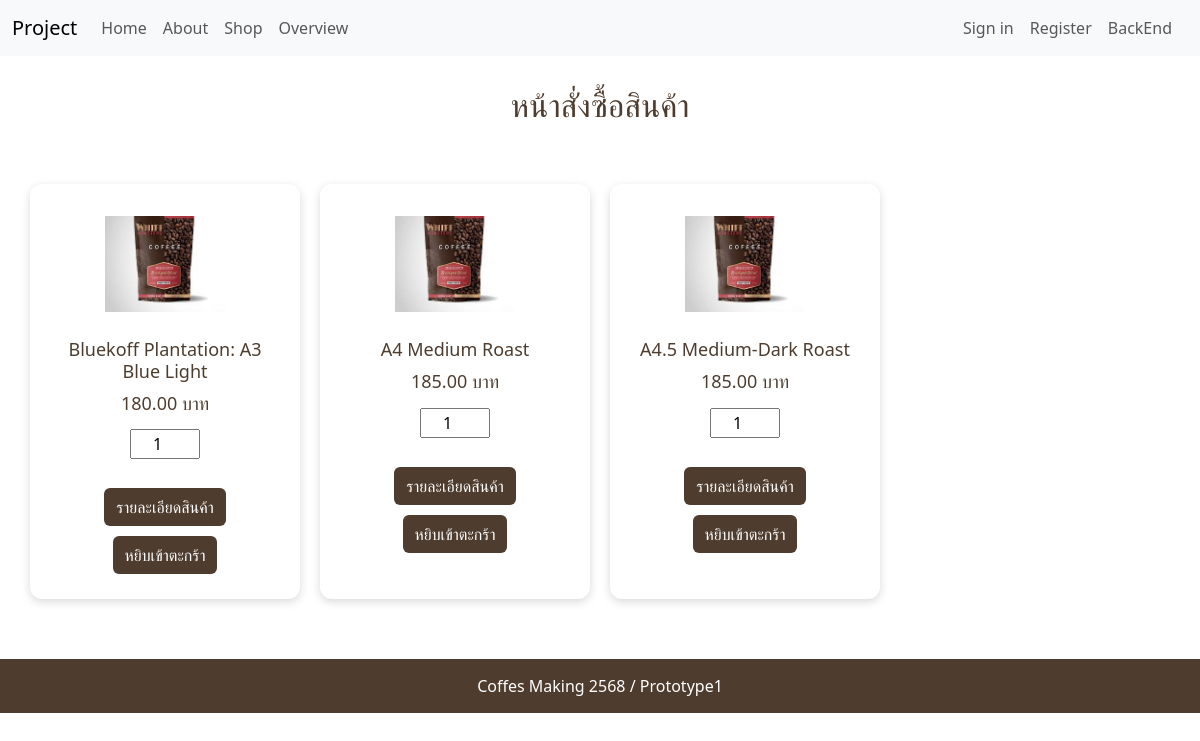
Page /frontend/shop.php on the earlier database version.
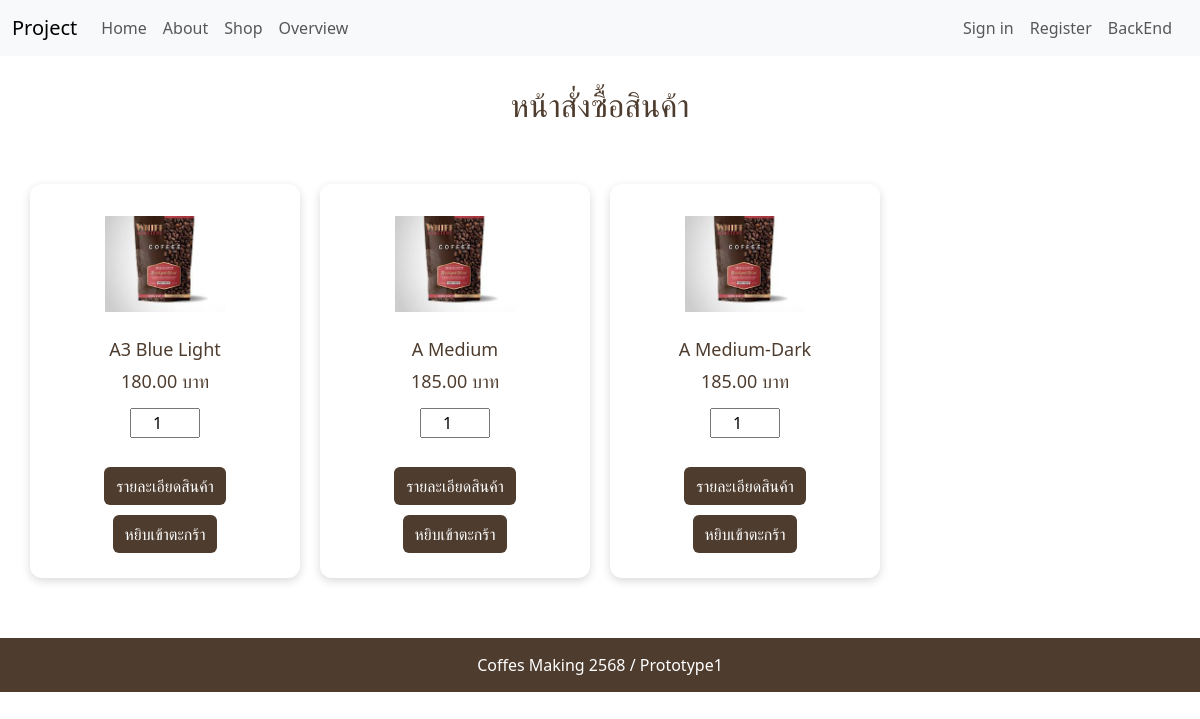
Same page on the later database version.
### tables this page shows
CREATE TABLE `inventory` (
  `id` int(5) NOT NULL,
  `name` varchar(50) NOT NULL,
  `description` varchar(255) NOT NULL,
  `typ_id` int(5) NOT NULL,
  `cate_id` int(5) NOT NULL,
  `location_id` int(5) NOT NULL,
  `uid` int(5) NOT NULL,
  `num` int(5) NOT NULL,
  `buy` decimal(10,2) NOT NULL,
  `sale` decimal(10,2) NOT NULL,
  `cp` int(5) NOT NULL,
  `status` int(1) NOT NULL DEFAULT 1
);

### config/class.connect.php (called while the page is built, shortened)
<?php
class connect
{
    function conn()
    {
        $host = 'localhost';
        $dbname = 'coffees';
        $user = 'root';
        $pass = '';
        $conn = new PDO ("mysql:host=$host;dbname=$dbname","$user","$pass");
        $conn->exec("set names utf8");
        return $conn;
    }
    function query($sql)
    {
        $conn = $this->conn();
        $res = $conn->prepare($sql);
        $res->execute();
        return $res;
    }
}
?>

### frontend/shop.php (the view, shortened to what this page needs)
<?php
require_once '../config/class.connect.php';
?>
<!DOCTYPE html>
<html lang="th">
<head>
<link href="https://cdn.jsdelivr.net/npm/bootstrap@5.3.3/dist/css/bootstrap.min.css" rel="stylesheet">
<link rel="stylesheet" href="../css/shop.css">
</head>
<body>
<?php include 'menu.php'; ?>
<center>
    <h2 class="shop-title">หน้าสั่งซื้อสินค้า</h2>
</center>
<div class="card-container">
<?php
$conn = new connect();
$sql = "select *
        from inventory
        where inventory.typ_id = 3
        and inventory.status = 1";
$res = $conn->query($sql);
while ($cdr = $res->fetch())
{
?>
<div class="product-card">
    <img src="../img/images.jpg" class="product-image">
    <h6>
        <?php echo $cdr['name']; ?>
    </h6>
    <h5>
        <?php echo number_format($cdr['sale'],2); ?> บาท
    </h5>
    <input type="number"
           name="quantity"
           min="1"
           value="1"
           class="quantity">
    <br>
    <br>
    <input type="button"
           value="รายละเอียดสินค้า"
           onclick='window.open("index.php?option=det&task=def&id=<?php echo $cdr["id"]; ?>","_self")'>
    <input type="button"
           value="หยิบเข้าตะกร้า"
           onclick='window.open("index.php?option=shope&task=def&id=<?php echo $cdr["id"]; ?>","_self")'>
</div>
<?php
}
?>
</div>
<div class="footer">
    Coffes Making 2568 / Prototype1
</div>
</body>
</html>
</body>
</html>

### frontend/menu.php (shortened to what this page needs)
<nav class="navbar navbar-expand-lg bg-body-tertiary">
    <div class="container-fluid">
        <a class="navbar-brand" href="home.php">Project</a>
        <div class="collapse navbar-collapse" id="navbarSupportedContent">
            <ul class="navbar-nav me-auto mb-2 mb-lg-0">
                <li class="nav-item">
                    <a class="nav-link" href="home.php">
                        Home
                    </a>
                </li>
                <li class="nav-item">
                    <a class="nav-link" href="about.php">
                        About
                    </a>
                </li>
                <li class="nav-item">
                    <a class="nav-link" href="shop.php">
                        Shop
                    </a>
                </li>
                <li class="nav-item">
                    <a class="nav-link" href="overview.php">
                        Overview
                    </a>
                </li>
            </ul>
<ul class="navbar-nav me-2 mb-0 mb-lg-0">
<?php if (isset($_SESSION['customer_id'])): ?>
    <li class="nav-item">
        <a class="nav-link" href="overview.php">
            <?php echo $_SESSION['customer_name']; ?>
        </a>
    </li>
    <li class="nav-item">
        <a class="nav-link" href="logout.php">
            Logout
        </a>
    </li>
<?php else: ?>
    <li class="nav-item">
        <a class="nav-link" href="loginC.php">
            Sign in
        </a>
    </li>
    <li class="nav-item">
        <a class="nav-link" href="register.php">
            Register
        </a>
    </li>
    <li class="nav-item">
        <a class="nav-link" href="../backend/index.php">BackEnd</a>
    </li>
<?php endif; ?>
</ul>
        </div>
    </div>
</nav>

### css/shop.css (style rules this page uses)
.card-container { display: grid; grid-template-columns: repeat(4, 1fr); gap: 20px; padding: 30px; max-width: 1400px; margin: auto; }
.product-card { background: #fff; border-radius: 12px; padding: 20px; text-align: center; box-shadow: 0 3px 10px rgba(0,0,0,0.15); }
.product-image { width: 120px; height: 120px; object-fit: contain; margin-bottom: 15px; }
.product-card h6 { font-size: 18px; margin-bottom: 10px; color: #4e3c2e; }
.product-card h5 { font-size: 18px; margin-bottom: 15px; color: #4e3c2e; }
.quantity { width: 70px; text-align: center; }
.product-card input[type="button"] { margin: 5px; padding: 7px 12px; border: none; border-radius: 6px; background-color: #4e3c2e; color: white; cursor: pointer; }
.shop-title { margin: 30px 0; color: #4e3c2e; }
.footer { margin-top: 30px; padding: 15px; text-align: center; background-color: #4e3c2e; color: white; }

Differences in the rows shown:
changed inventory: name "Bluekoff Plantation: A3 Blue Light" → "A3 Blue Light"
changed inventory: name "A4 Medium Roast" → "A Medium"
changed inventory: name "A4.5 Medium-Dark Roast" → "A Medium-Dark"
